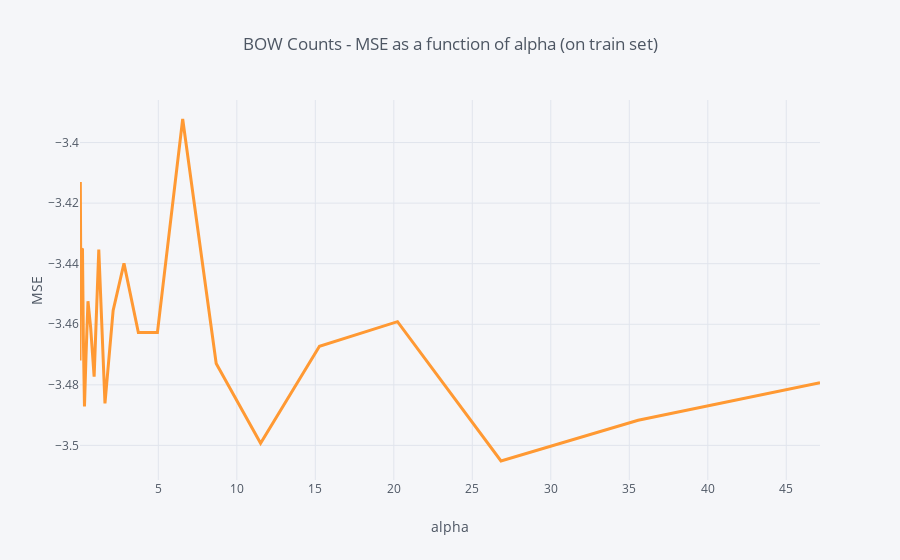

Notebook cell for this chart:
### Code cell
cv_results = pd.DataFrame(MSE_by_alpha, columns = ['alpha', 'MSE'])
cv_results.query('alpha < 50').set_index('alpha').MSE.iplot(title = 'BOW Counts - MSE as a function of alpha (on train set)', xTitle = 'alpha', yTitle = 'MSE', width = 3, hline=(0,0))

### Figure 1 — Plotly figure (JSON) as saved in the notebook; plotly's stock layout.template omitted (floating-point values rounded to 4 significant figures)
{"data": [{"line": {"color": "rgba(255, 153, 51, 1.0)", "dash": "solid", "shape": "linear", "width": 3}, "mode": "lines", "name": "MSE", "text": "", "type": "scatter", "x": [0.01, 0.01326, 0.01758, 0.0233, 0.03089, 0.04095, 0.05429, 0.07197, 0.09541, 0.1265, 0.1677, 0.2223, 0.2947, 0.3907, 0.5179, 0.6866, 0.9103, 1.207, 1.6, 2.121, 2.812, 3.728, 4.942, 6.551, 8.685, 11.51, 15.26, 20.24, 26.83, 35.56, 47.15], "y": [-3.472, -3.449, -3.455, -3.442, -3.413, -3.46, -3.438, -3.449, -3.457, -3.435, -3.435, -3.464, -3.487, -3.471, -3.452, -3.461, -3.477, -3.435, -3.486, -3.455, -3.44, -3.463, -3.463, -3.392, -3.473, -3.499, -3.467, -3.459, -3.505, -3.492, -3.479]}], "layout": {"autosize": true, "legend": {"bgcolor": "#F5F6F9", "font": {"color": "#4D5663"}}, "paper_bgcolor": "#F5F6F9", "plot_bgcolor": "#F5F6F9", "shapes": [{"line": {"color": "#db4052", "dash": "solid", "width": 1}, "type": "line", "x0": 0, "x1": 1, "xref": "paper", "y0": [0, 0], "y1": [0, 0], "yref": "y"}], "title": {"font": {"color": "#4D5663"}, "text": "BOW Counts - MSE as a function of alpha (on train set)"}, "xaxis": {"autorange": true, "gridcolor": "#E1E5ED", "range": [0.01, 47.15], "showgrid": true, "tickfont": {"color": "#4D5663"}, "title": {"font": {"color": "#4D5663"}, "text": "alpha"}, "type": "linear", "zerolinecolor": "#E1E5ED"}, "yaxis": {"autorange": true, "gridcolor": "#E1E5ED", "range": [-3.511, -3.386], "showgrid": true, "tickfont": {"color": "#4D5663"}, "title": {"font": {"color": "#4D5663"}, "text": "MSE"}, "type": "linear", "zerolinecolor": "#E1E5ED"}}}
